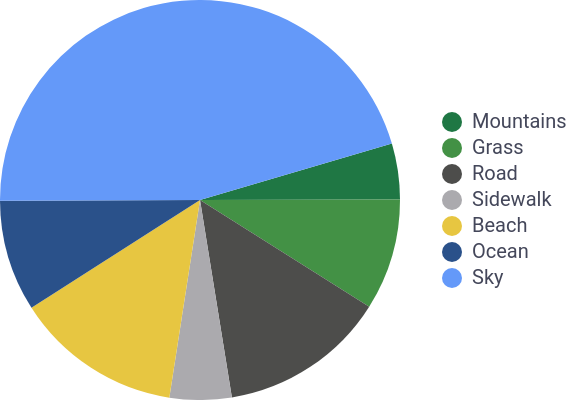

Write the Vega-Lite specification saved for this chart.
### Vega-Lite specification from a JSON file in a GitHub repository (floating-point values rounded to 4 significant figures)
{"$schema": "https://vega.github.io/schema/vega-lite/v5.json", "description": "", "name": "Road Pie Chart", "usermeta": {"source": "https://imgur.com/gallery/B35ouoH", "color": "https://coolors.co/e7c641-abaaae-4d4d4b-439145-1f7744-2a518a-6499f9", "tags": ["Pie Chart", "Interactive"]}, "height": 200, "width": 200, "padding": 0, "config": {"font": "Roboto", "style": {"guide-label": {"fill": "#44475a"}, "guide-title": {"fill": "#44475a"}}, "axis": {"domainColor": "#44475a", "tickColor": "#44475a"}}, "data": {"values": [{"category": "Mountains", "value": 4.5, "order": 1}, {"category": "Grass", "value": 9, "order": 2}, {"category": "Road", "value": 13.5, "order": 3}, {"category": "Sidewalk", "value": 5, "order": 4}, {"category": "Beach", "value": 13.5, "order": 5}, {"category": "Ocean", "value": 9, "order": 6}, {"category": "Sky", "value": 45.5, "order": 7}]}, "mark": {"type": "arc", "outerRadius": 100}, "selection": {"element": {"type": "multi", "fields": ["category"], "bind": "legend"}}, "encoding": {"theta": {"field": "value", "type": "quantitative", "scale": {"range": [1.285, 7.568]}, "stack": true}, "color": {"field": "category", "type": "nominal", "scale": {"domain": ["Mountains", "Grass", "Road", "Sidewalk", "Beach", "Ocean", "Sky"], "range": ["#1F7744", "#439145", "#4D4D4B", "#ABAAAE", "#E7C641", "#2A518A", "#6499F9"]}, "legend": {"title": null, "direction": "vertical", "orient": "none", "legendX": 220, "legendY": 55, "fillColor": "transparent"}}, "opacity": {"condition": {"selection": "element", "value": 1}, "value": 0.2}, "order": {"field": "order", "type": "quantitative"}}, "view": {"stroke": null}}
